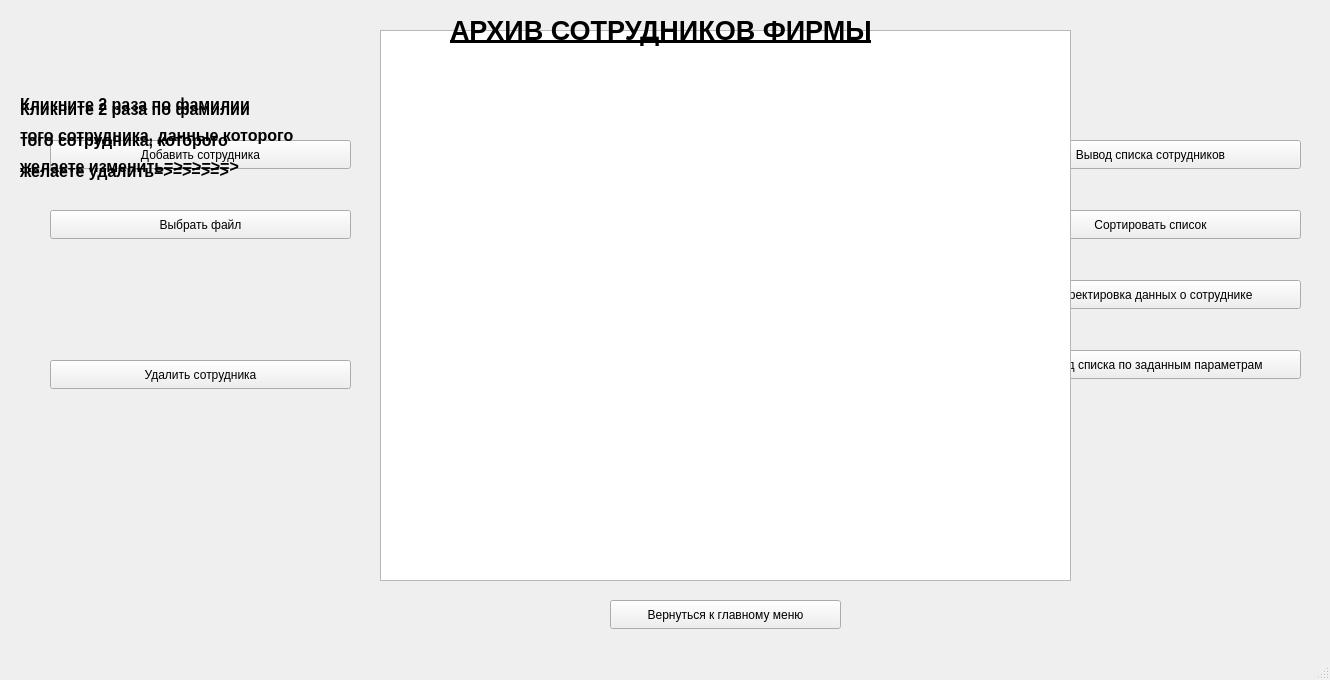
<?xml version="1.0" encoding="UTF-8"?>
<ui version="4.0">
 <class>MainWindow</class>
 <widget class="QMainWindow" name="MainWindow">
  <property name="geometry">
   <rect>
    <x>0</x>
    <y>0</y>
    <width>1330</width>
    <height>680</height>
   </rect>
  </property>
  <property name="windowTitle">
   <string>MainWindow</string>
  </property>
  <widget class="QWidget" name="centralwidget">
   <widget class="QPushButton" name="pushButton_addEmployee">
    <property name="geometry">
     <rect>
      <x>50</x>
      <y>140</y>
      <width>301</width>
      <height>29</height>
     </rect>
    </property>
    <property name="text">
     <string>Добавить сотрудника</string>
    </property>
   </widget>
   <widget class="QPushButton" name="pushButton_deleteEmloyee">
    <property name="geometry">
     <rect>
      <x>50</x>
      <y>360</y>
      <width>301</width>
      <height>29</height>
     </rect>
    </property>
    <property name="text">
     <string>Удалить сотрудника</string>
    </property>
   </widget>
   <widget class="QPushButton" name="pushButton_editEmloyee">
    <property name="geometry">
     <rect>
      <x>1000</x>
      <y>280</y>
      <width>301</width>
      <height>29</height>
     </rect>
    </property>
    <property name="text">
     <string>Корректировка данных о сотруднике</string>
    </property>
   </widget>
   <widget class="QPushButton" name="pushButton_showList">
    <property name="geometry">
     <rect>
      <x>1000</x>
      <y>140</y>
      <width>301</width>
      <height>29</height>
     </rect>
    </property>
    <property name="text">
     <string>Вывод списка сотрудников</string>
    </property>
   </widget>
   <widget class="QPushButton" name="pushButton_SearchFio">
    <property name="geometry">
     <rect>
      <x>520</x>
      <y>510</y>
      <width>301</width>
      <height>29</height>
     </rect>
    </property>
    <property name="text">
     <string>Поиск сотрудника по фамилии</string>
    </property>
   </widget>
   <widget class="QPushButton" name="pushButton_showSpecialList">
    <property name="geometry">
     <rect>
      <x>1000</x>
      <y>350</y>
      <width>301</width>
      <height>29</height>
     </rect>
    </property>
    <property name="text">
     <string>Вывод списка по заданным параметрам</string>
    </property>
   </widget>
   <widget class="QPushButton" name="pushButton_chooseFile">
    <property name="geometry">
     <rect>
      <x>50</x>
      <y>210</y>
      <width>301</width>
      <height>29</height>
     </rect>
    </property>
    <property name="text">
     <string>Выбрать файл</string>
    </property>
   </widget>
   <widget class="QPushButton" name="pushButton_SortList">
    <property name="geometry">
     <rect>
      <x>1000</x>
      <y>210</y>
      <width>301</width>
      <height>29</height>
     </rect>
    </property>
    <property name="text">
     <string>Сортировать список</string>
    </property>
   </widget>
   <widget class="QLabel" name="pathFile">
    <property name="geometry">
     <rect>
      <x>60</x>
      <y>280</y>
      <width>301</width>
      <height>41</height>
     </rect>
    </property>
    <property name="text">
     <string/>
    </property>
   </widget>
   <widget class="QListWidget" name="listWidget">
    <property name="geometry">
     <rect>
      <x>380</x>
      <y>30</y>
      <width>691</width>
      <height>551</height>
     </rect>
    </property>
   </widget>
   <widget class="QLabel" name="label_info">
    <property name="geometry">
     <rect>
      <x>20</x>
      <y>30</y>
      <width>301</width>
      <height>221</height>
     </rect>
    </property>
    <property name="text">
     <string>&lt;html&gt;&lt;head/&gt;&lt;body&gt;&lt;p&gt;&lt;span style=&quot; font-size:12pt; font-weight:700;&quot;&gt;Кликните 2 раза по фамилии &lt;/span&gt;&lt;/p&gt;&lt;p&gt;&lt;span style=&quot; font-size:12pt; font-weight:700;&quot;&gt;того сотрудника, которого &lt;/span&gt;&lt;/p&gt;&lt;p&gt;&lt;span style=&quot; font-size:12pt; font-weight:700;&quot;&gt;желаете удалить=&amp;gt;=&amp;gt;=&amp;gt;=&amp;gt;&lt;/span&gt;&lt;/p&gt;&lt;/body&gt;&lt;/html&gt;</string>
    </property>
   </widget>
   <widget class="QPushButton" name="pushButton_exit">
    <property name="geometry">
     <rect>
      <x>610</x>
      <y>600</y>
      <width>231</width>
      <height>29</height>
     </rect>
    </property>
    <property name="text">
     <string>Вернуться к главному меню</string>
    </property>
   </widget>
   <widget class="QLabel" name="label_info1">
    <property name="geometry">
     <rect>
      <x>20</x>
      <y>60</y>
      <width>341</width>
      <height>151</height>
     </rect>
    </property>
    <property name="text">
     <string>&lt;html&gt;&lt;head/&gt;&lt;body&gt;&lt;p&gt;&lt;span style=&quot; font-size:12pt; font-weight:700;&quot;&gt;Кликните 2 раза по фамилии &lt;/span&gt;&lt;/p&gt;&lt;p&gt;&lt;span style=&quot; font-size:12pt; font-weight:700;&quot;&gt;того сотрудника, данные которого&lt;/span&gt;&lt;/p&gt;&lt;p&gt;&lt;span style=&quot; font-size:12pt; font-weight:700;&quot;&gt;желаете изменить=&amp;gt;=&amp;gt;=&amp;gt;=&amp;gt;&lt;/span&gt;&lt;/p&gt;&lt;/body&gt;&lt;/html&gt;</string>
    </property>
   </widget>
   <widget class="QLabel" name="label">
    <property name="geometry">
     <rect>
      <x>450</x>
      <y>0</y>
      <width>511</width>
      <height>61</height>
     </rect>
    </property>
    <property name="text">
     <string>&lt;html&gt;&lt;head/&gt;&lt;body&gt;&lt;p&gt;&lt;span style=&quot; font-size:20pt; font-weight:700; text-decoration: underline;&quot;&gt;АРХИВ СОТРУДНИКОВ ФИРМЫ&lt;/span&gt;&lt;/p&gt;&lt;/body&gt;&lt;/html&gt;</string>
    </property>
   </widget>
   <widget class="QLabel" name="picture">
    <property name="geometry">
     <rect>
      <x>390</x>
      <y>90</y>
      <width>571</width>
      <height>311</height>
     </rect>
    </property>
    <property name="text">
     <string/>
    </property>
    <property name="pixmap">
     <pixmap>../../Pictures/Screenshots/fondi.jpg</pixmap>
    </property>
   </widget>
   <widget class="QLabel" name="label_2">
    <property name="geometry">
     <rect>
      <x>60</x>
      <y>430</y>
      <width>281</width>
      <height>201</height>
     </rect>
    </property>
    <property name="text">
     <string/>
    </property>
    <property name="pixmap">
     <pixmap>../../Pictures/Screenshots/imgonline-com-ua-Resize-Vlo6uXoCw0gQ.jpg</pixmap>
    </property>
   </widget>
   <widget class="QLabel" name="label_3">
    <property name="geometry">
     <rect>
      <x>970</x>
      <y>450</y>
      <width>301</width>
      <height>171</height>
     </rect>
    </property>
    <property name="text">
     <string/>
    </property>
    <property name="pixmap">
     <pixmap>../../Pictures/Screenshots/imgonline-com-ua-Resize-RuoWJTirS0SBI.jpg</pixmap>
    </property>
   </widget>
  </widget>
  <widget class="QMenuBar" name="menubar">
   <property name="geometry">
    <rect>
     <x>0</x>
     <y>0</y>
     <width>1330</width>
     <height>25</height>
    </rect>
   </property>
  </widget>
  <widget class="QStatusBar" name="statusbar"/>
 </widget>
 <resources/>
 <connections/>
</ui>
